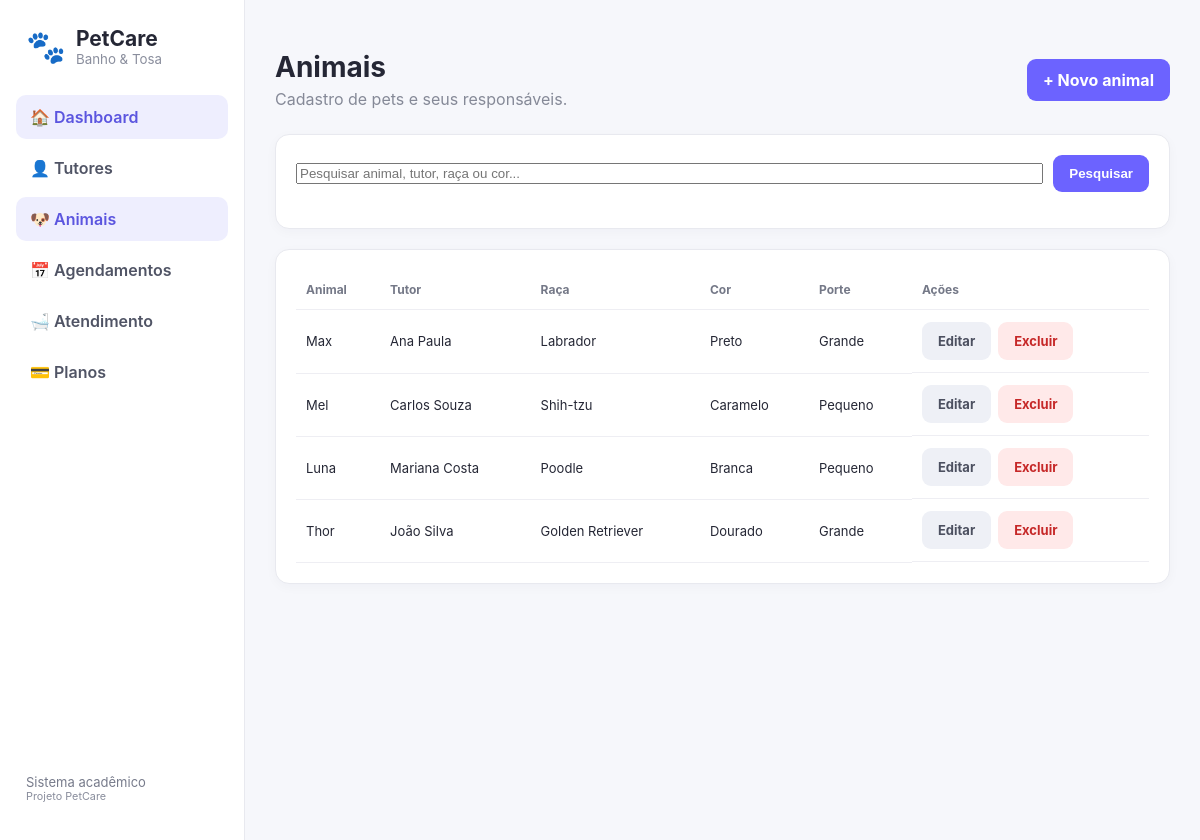
The page /animais/index.php on the database its author committed.
### tables this page shows
CREATE TABLE animais (
 id INT AUTO_INCREMENT PRIMARY KEY,
 tutor_id INT NOT NULL,
 nome VARCHAR(80) NOT NULL,
 especie VARCHAR(30) DEFAULT 'Cão',
 raca VARCHAR(80),
 cor VARCHAR(50),
 porte ENUM('Pequeno','Médio','Grande') DEFAULT 'Médio',
 sexo ENUM('Macho','Fêmea') DEFAULT 'Macho',
 observacoes TEXT,
 created_at TIMESTAMP DEFAULT CURRENT_TIMESTAMP,
 FOREIGN KEY (tutor_id) REFERENCES tutores(id) ON DELETE CASCADE
);

CREATE TABLE tutores (
 id INT AUTO_INCREMENT PRIMARY KEY,
 nome VARCHAR(120) NOT NULL,
 cpf VARCHAR(14),
 telefone VARCHAR(20) NOT NULL,
 email VARCHAR(120),
 endereco VARCHAR(180),
 created_at TIMESTAMP DEFAULT CURRENT_TIMESTAMP
);

### animais/index.php (the view, shortened to what this page needs)
<?php
require_once __DIR__.'/../config/db.php';
$pesquisa=trim($_GET['pesquisa'] ?? '');
if($pesquisa !== ''){
    $s=$pdo->prepare("
        SELECT a.*,t.nome tutor
        FROM animais a
        JOIN tutores t ON t.id=a.tutor_id
        WHERE a.nome LIKE ?
           OR t.nome LIKE ?
           OR a.raca LIKE ?
           OR a.cor LIKE ?
        ORDER BY a.id DESC
    ");
    $termo="%".$pesquisa."%";
    $s->execute([
        $termo,
        $termo,
        $termo,
        $termo
    ]);
    $rows=$s->fetchAll();
}else{
    $rows=$pdo->query("
        SELECT a.*,t.nome tutor
        FROM animais a
        JOIN tutores t ON t.id=a.tutor_id
        ORDER BY a.id DESC
    ")->fetchAll();
}
require __DIR__.'/../includes/header.php';
?>
<header class="topbar">
    <div>
        <h1>Animais</h1>
        <p>Cadastro de pets e seus responsáveis.</p>
    </div>
    <a class="btn primary" href="novo.php">+ Novo animal</a>
</header>
<div class="card" style="margin-bottom:20px;">
    <form method="GET" action="index.php" style="display:flex;gap:10px;align-items:center;">
        <input
            type="text"
            name="pesquisa"
            value="<?=htmlspecialchars($pesquisa)?>"
            placeholder="Pesquisar animal, tutor, raça ou cor..."
            style="flex:1;"
        >
        <button type="submit" class="btn primary">
            Pesquisar
        </button>
    </form>
</div>
<div class="card table-wrap">
    <table class="table">
        <thead>
            <tr>
                <th>Animal</th>
                <th>Tutor</th>
                <th>Raça</th>
                <th>Cor</th>
                <th>Porte</th>
                <th>Ações</th>
            </tr>
        </thead>
        <tbody>
            <?php foreach($rows as $r): ?>
                <tr>
                    <td><?=htmlspecialchars($r['nome'])?></td>
                    <td><?=htmlspecialchars($r['tutor'])?></td>
                    <td><?=htmlspecialchars($r['raca'])?></td>
                    <td><?=htmlspecialchars($r['cor'])?></td>
                    <td><?=htmlspecialchars($r['porte'])?></td>
                    <td class="actions-inline">
                        <a
                            class="btn secondary"
                            href="editar.php?id=<?=$r['id']?>"
                        >
                            Editar
                        </a>
                        <a
                            data-confirm="Excluir este animal?"
                            class="btn danger"
                            href="excluir.php?id=<?=$r['id']?>"
                        >
                            Excluir
                        </a>
                    </td>
                </tr>
            <?php endforeach; ?>
        </tbody>
    </table>
</div>
<?php
require __DIR__.'/../includes/footer.php';
?>

### css/style.css (style rules this page uses)
* { box-sizing:border-box }
body { margin:0; font-family:Inter,Segoe UI,Arial,sans-serif; background:#f6f7fb; color:#252735 }
.topbar,.section-title { display:flex; align-items:center; justify-content:space-between; gap:20px }
.topbar { margin-bottom:25px }
.topbar h1 { margin:0 0 5px; font-size:28px }
.topbar p,.section-title p { margin:0; color:#858997 }
.btn { display:inline-block; border:0; border-radius:9px; padding:11px 16px; text-decoration:none; font-weight:700; cursor:pointer }
.btn.primary { background:#6c63ff; color:#fff }
.btn.danger { background:#ffe9e9; color:#c62828 }
.btn.secondary { background:#eef0f6; color:#4c5060 }
.card { background:#fff; border:1px solid #e8e9ef; border-radius:14px; padding:20px; box-shadow:0 3px 12px #24243a08 }
.table-wrap { overflow:auto }
.table { width:100%; border-collapse:collapse }
.table th,.table td { padding:12px 10px; border-bottom:1px solid #eeeef3; text-align:left; font-size:13px }
.table th { color:#747887; font-size:12px }
.actions-inline { display:flex; gap:7px; flex-wrap:wrap }

### rows shown on the page
animais: nome "Max", tutor.nome "Ana Paula", raca "Labrador", cor "Preto", porte "Grande"
animais: nome "Mel", tutor.nome "Carlos Souza", raca "Shih-tzu", cor "Caramelo", porte "Pequeno"
animais: nome "Luna", tutor.nome "Mariana Costa", raca "Poodle", cor "Branca", porte "Pequeno"
animais: nome "Thor", tutor.nome "João Silva", raca "Golden Retriever", cor "Dourado", porte "Grande"
